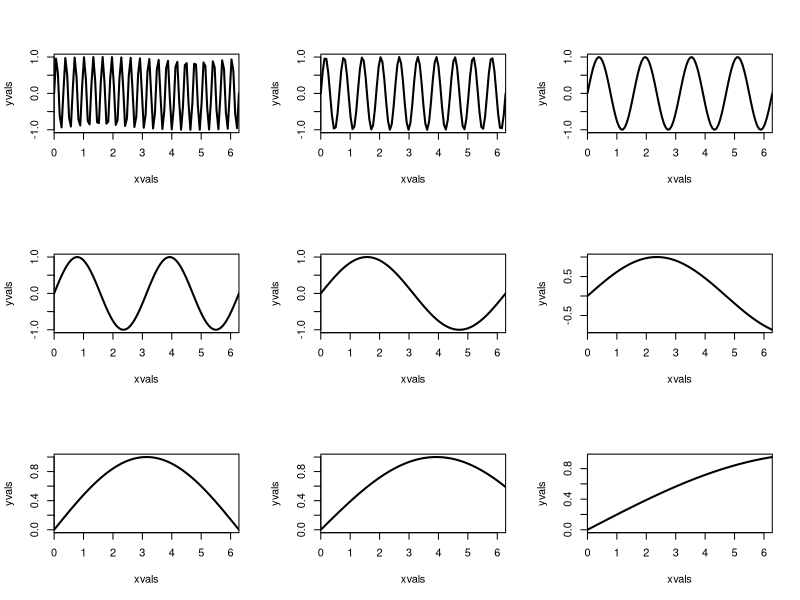

The R script that drew this image:
p <- c(0.05, 0.1, 0.25, 0.5, 1, 1.5, 2, 2.5, 5)

par(mfrow=c(3,3))

sin.period <- function(p.vector){
  for(i in 1:length(p.vector)){
    xvals <- seq(from=0, to=2*pi, length=100)
    yvals <- sin(xvals/p.vector[i])
    plot(x=xvals, y=yvals, type="l", lty=1,
         xaxs="i", lwd=2)
  }
} 

sin.period(p.vector=p)

